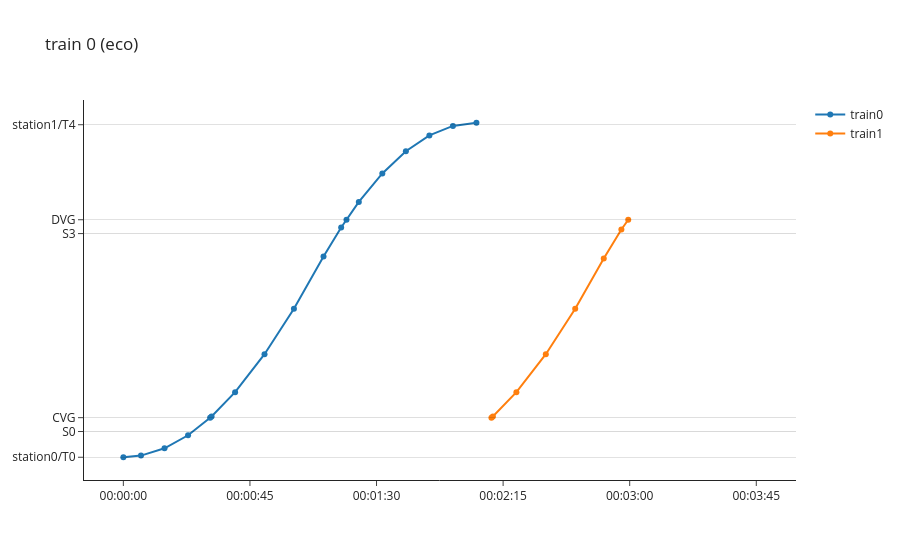

Notebook source saved alongside this figure:
### Code cell
sim.space_time_chart_plotly(0, points_to_show=['switch','station', 'signal'], eco_or_base='eco')

### Figure 1 — Plotly figure (JSON) as saved in the notebook; plotly's stock layout.template omitted (floating-point values rounded to 4 significant figures)
{"data": [{"customdata": ["00:00:00", "00:00:06", "00:00:14", "00:00:22", "00:00:30", "00:00:31", "00:00:39", "00:00:50", "00:01:00", "00:01:11", "00:01:17", "00:01:19", "00:01:23", "00:01:32", "00:01:40", "00:01:48", "00:01:57", "00:02:05"], "hovertemplate": "%{customdata} (%{y:.0f} m)", "name": "train0", "type": "scatter", "x": [0, 6.272, 14.64, 23.0, 30.85, 31.36, 39.73, 50.18, 60.63, 71.16, 77.43, 79.33, 83.7, 92.06, 100.4, 108.8, 117.2, 125.5], "y": [0, 8.294, 45.07, 111.0, 200, 205.8, 328.9, 520.8, 750.4, 1014, 1161, 1200, 1290, 1434, 1546, 1626, 1674, 1690]}, {"customdata": ["00:01:40", "00:01:46", "00:01:54", "00:02:02", "00:02:10", "00:02:11", "00:02:19", "00:02:30", "00:02:40", "00:02:50", "00:02:57", "00:02:59", "00:03:05", "00:03:11", "00:03:20", "00:03:28", "00:03:36", "00:03:45"], "hovertemplate": "%{customdata} (%{y:.0f} m)", "name": "train1", "type": "scatter", "x": [100, 106.3, 114.6, 123.0, 130.8, 131.4, 139.7, 150.2, 160.6, 170.8, 177.0, 179.5, 185.4, 191.7, 200.0, 208.4, 216.8, 225.1], "y": [null, null, null, null, 200, 205.8, 328.9, 520.8, 750.4, 1004, 1151, 1200, null, null, null, null, null, null]}], "layout": {"shapes": [{"line": {"color": "black", "width": 0.5}, "type": "line", "x0": 0, "x1": 1, "xref": "x domain", "y0": 0, "y1": 0, "yref": "y"}, {"line": {"color": "black", "width": 0.5}, "type": "line", "x0": 0, "x1": 1, "xref": "x domain", "y0": 130, "y1": 130, "yref": "y"}, {"line": {"color": "black", "width": 0.5}, "type": "line", "x0": 0, "x1": 1, "xref": "x domain", "y0": 200, "y1": 200, "yref": "y"}, {"line": {"color": "black", "width": 0.5}, "type": "line", "x0": 0, "x1": 1, "xref": "x domain", "y0": 1130, "y1": 1130, "yref": "y"}, {"line": {"color": "black", "width": 0.5}, "type": "line", "x0": 0, "x1": 1, "xref": "x domain", "y0": 1200, "y1": 1200, "yref": "y"}, {"line": {"color": "black", "width": 0.5}, "type": "line", "x0": 0, "x1": 1, "xref": "x domain", "y0": 1680, "y1": 1680, "yref": "y"}], "title": {"text": "train 0 (eco)"}, "xaxis": {"tickmode": "array", "ticktext": ["00:00:00", "00:00:45", "00:01:30", "00:02:15", "00:03:00", "00:03:45"], "tickvals": [0, 45, 90, 135, 180, 225]}, "yaxis": {"tickmode": "array", "ticktext": ["station0/T0", "S0", "CVG", "S3", "DVG", "station1/T4"], "tickvals": [0, 130, 200, 1130, 1200, 1680]}}}
